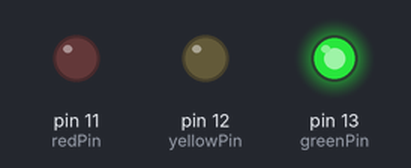
Bench run of a sketch on a simulated Arduino Uno, built with avr-gcc and run on an emulated ATmega328P. On the bench: output pins drawn as LEDs (lit = HIGH).

Above: at 1.5 s.
At 4.0 s:
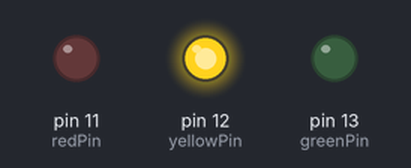
At 6.5 s:
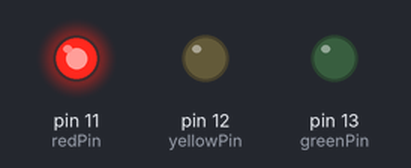
Timing chart, 0 to 10.4 s (numbered marks = the images above):
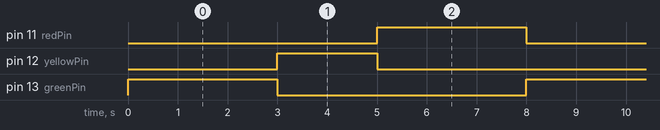

The sketch:

traffic_light.ino
```cpp
int redPin = 11;
int yellowPin = 12;
int greenPin = 13;

void setup() {
  // put your setup code here, to run once:
  pinMode(redPin, OUTPUT);
  pinMode(yellowPin, OUTPUT);
  pinMode(greenPin, OUTPUT);
}

void loop() {
  // green light
  digitalWrite(greenPin, HIGH);
  delay(3000);

  // yellow light
  digitalWrite(greenPin, LOW);
  digitalWrite(yellowPin, HIGH);
  delay(2000);

  // red light
  digitalWrite(yellowPin, LOW);
  digitalWrite(redPin, HIGH);
  delay(3000);
  digitalWrite(redPin, LOW);
}
```

Measured:
- by itself, pin 11 (redPin), pin 13 (greenPin): alternates HIGH for 3.0 s and LOW for 5.0 s
- by itself, pin 12 (yellowPin): alternates HIGH for 2.0 s and LOW for 6.0 s
- by itself, everything shown: repeats every 8.0 s, in 4 steps
